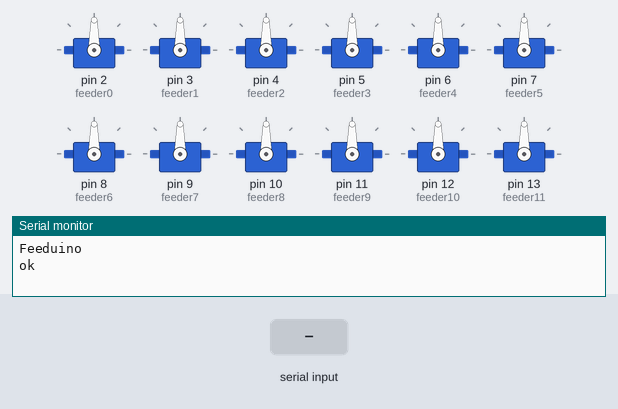
Simulated run of this sketch. Board: Arduino Uno, built with avr-gcc and run on an emulated ATmega328P. Shown: 12 × servo, the last lines printed to the serial monitor. Inputs (shaded band) come from the test bench.

Above: at 1.2 s.
1.3 s: "F,45\n" received over Serial
At 2.0 s:
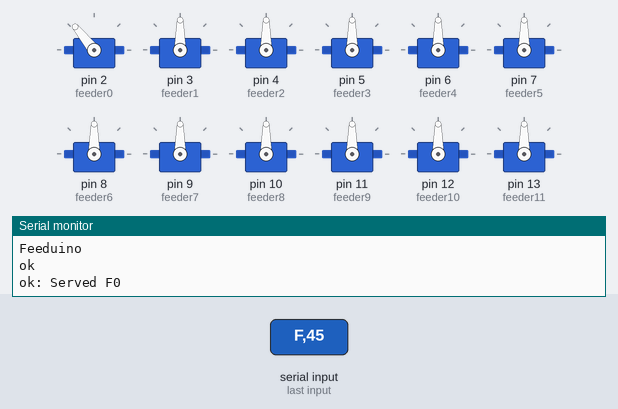
Timing chart, 0 to 4.3 s (numbered marks = the images above; inputs shaded):
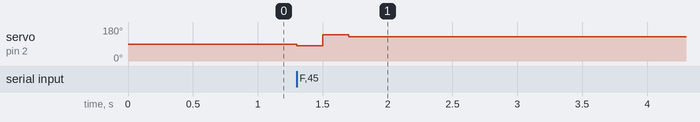

The sketch:

0816_Custom_Firmware.ino
```cpp
#include <Servo.h>

Servo feeder0;
Servo feeder1;
Servo feeder2;
Servo feeder3;
Servo feeder4;
Servo feeder5;
Servo feeder6;
Servo feeder7;
Servo feeder8;
Servo feeder9;
Servo feeder10;
Servo feeder11;

String inData;
void setup() {

  Serial.begin(115200);
  Serial.println("Feeduino");
  Serial.println("ok");

  feeder0.attach(2);
  feeder1.attach(3);
  feeder2.attach(4);
  feeder3.attach(5);
  feeder4.attach(6);
  feeder5.attach(7);
  feeder6.attach(8);
  feeder7.attach(9);
  feeder8.attach(10);
  feeder9.attach(11);
  feeder10.attach(12);
  feeder11.attach(13);

//setFeeder(0, 129);
//setFeeder(0, 90);
}

//Fx a
//F - Feeder
//x - number
//a - value

//Fx S
//Feeder 1 Serve

//Set Fx R<> P<>
//Set Feeder x Retract and Push

void loop() {
  while (Serial.available() > 0) {
    char recieved = Serial.read();
    inData += recieved;

    if (recieved == '\n') {
      processCommand(inData);
      inData = "";
    }
  }
}

void processCommand(String inData) {
  inData.trim();
  inData.toUpperCase();
  Serial.print("ok");
  if(inData.startsWith("F")){
    String temp = inData.substring(1);
    servePart(temp.toInt());
    Serial.print(": Served F");
    Serial.print(temp.toInt());

  }

  Serial.println("");
}

void servePart(int feeder) {
  setFeeder(feeder, 80);//88
  delay(200);
  setFeeder(feeder, 140);
  delay(200);
  setFeeder(feeder, 129);
}

void setFeeder(int feeder, int value) {
  switch (feeder) {
    case 0:
      feeder0.write(value);
      break;
    case 1:
      feeder1.write(value);
      break;
    case 2:
      feeder2.write(value);
      break;
    case 3:
      feeder3.write(value);
      break;
    case 4:
      feeder4.write(value);
      break;
    case 5:
      feeder5.write(value);
      break;
    case 6:
      feeder6.write(value);
      break;
    case 7:
      feeder7.write(value);
      break;
    case 8:
      feeder8.write(value);
      break;
    case 9:
      feeder9.write(value);
      break;
    case 10:
      feeder10.write(value);
      break;
    case 11:
      feeder11.write(value);
      break;
    default:
      break;
  }
}
```

Measured:
- after the input at 1.3 s, servo on pin 2 (feeder0): 90° → 80° at once, → 140° 0.20 s later, → 129° 0.20 s later
